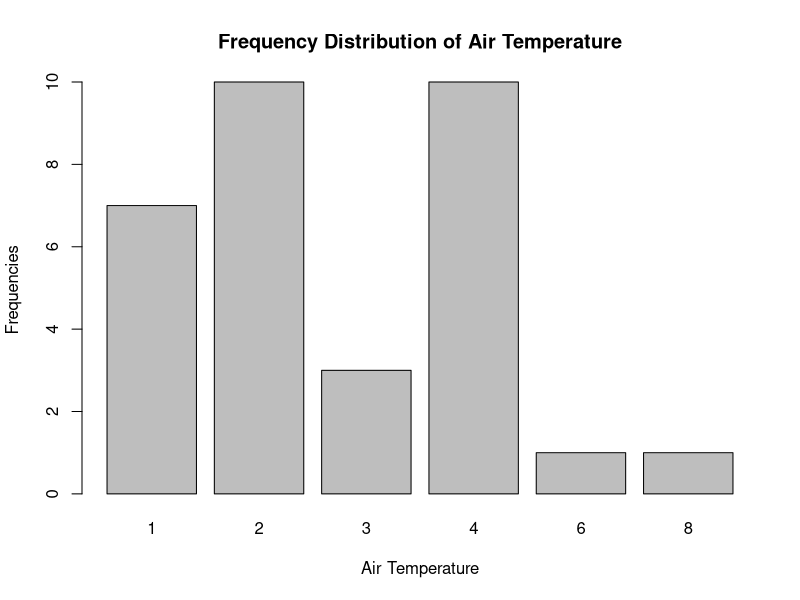
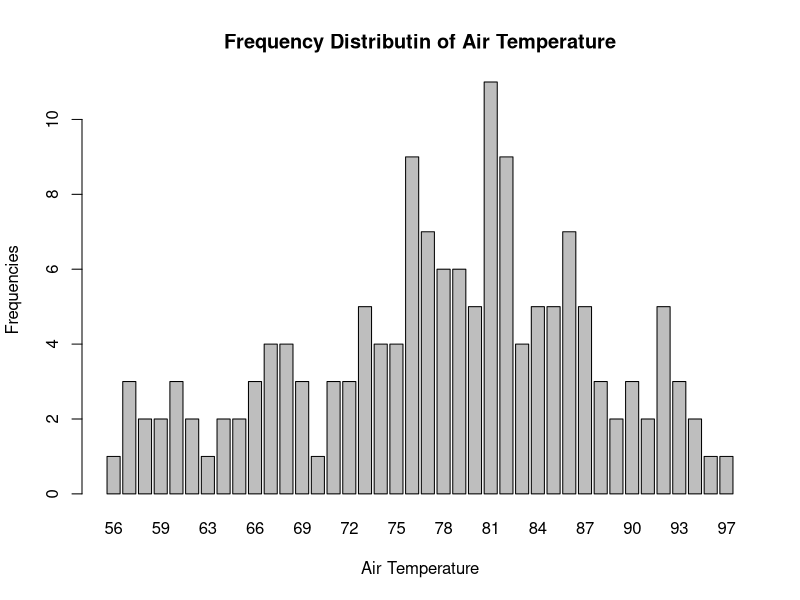
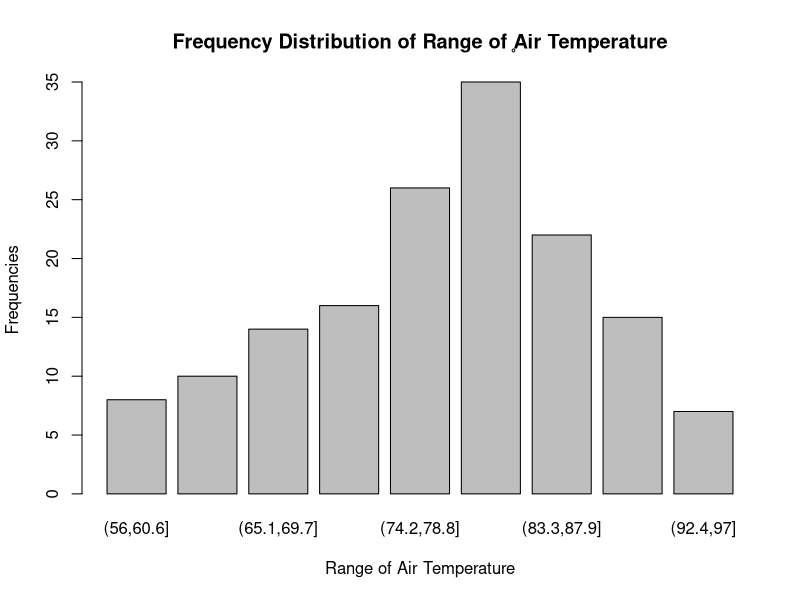

These charts were generated, in order, by the following R code:
packages="datasets"
head(mtcars)
u1<-unique(mtcars$carb)
u1
t1=table(mtcars$carb)
barplot(t1,xlab="Air Temperature",ylab="Frequencies",main="Frequency Distribution of Air Temperature")
u2<-unique(airquality$temp)
cat("Air Temperature",u2)
t2=table(airquality$Temp)
barplot(t2,xlab="Air Temperature",ylab="Frequencies",main="Frequency Distributin of Air Temperature")
t3=table(cut(airquality$Temp,9) )
barplot(t3,xlab="Range of Air Temperature",ylab="Frequencies",main="Frequency Distribution of Range of ̥Air Temperature")